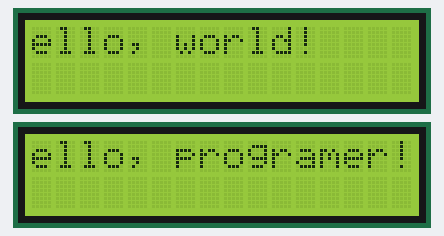
A sketch run on a simulated Arduino Uno, built with avr-gcc and run on an emulated ATmega328P. On the bench: 2 × 16×2 character LCD.

Above: at 0.3 s.
At 3.8 s:
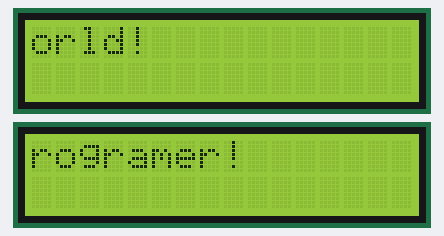
At 7.4 s:
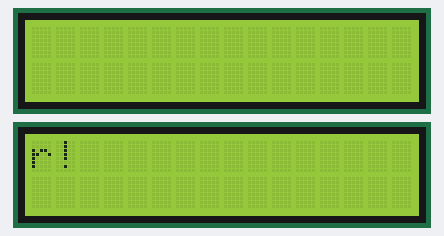
At 13.4 s:
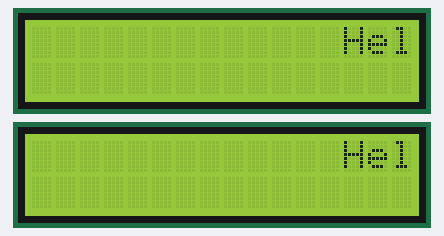
At 19.9 s:
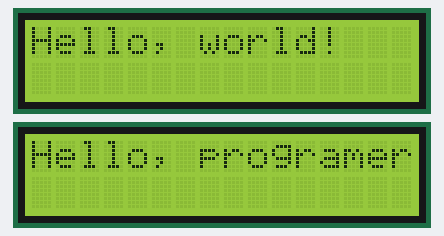
At 39.5 s:
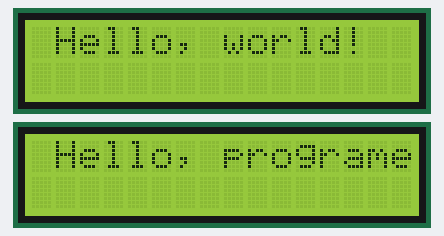

Measured:
- what the display in image 1 shows lasts 0.5 s, from 3.8 s to 4.3 s

The sketch:

lcd_lcd2_each.ino
```cpp
//YWROBOT
//Compatible with the Arduino IDE 1.0
//Library version:1.1
#include <Wire.h>
#include <LiquidCrystal_I2C.h>

LiquidCrystal_I2C lcd(0x27,16,2);  // set the LCD address to 0x27 for a 16 chars and 2 line display
LiquidCrystal_I2C lcd2(0x26,16,2);
void setup()
{
  lcd.init();                      // initialize the lcd
  lcd.init();
  lcd2.init();
  lcd2.init();  // initialize the lcd
  // Print a message to the LCD.
  lcd.backlight();
  lcd2.backlight();
  lcd.setCursor(0,0);
  lcd2.setCursor(0,0);


  // Print a message to the LCD.

  lcd.print("Hello, world!");
  lcd2.print("Hello, programer!");


}


void loop()
{
  lcd.scrollDisplayLeft();
  lcd2.scrollDisplayLeft();
   delay(500);
}
```
